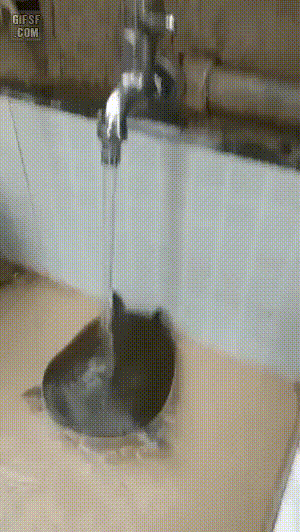
#> input picture python-tools/gif倒放/1557306086367.gif, 300 x 532 px
$ python main.py
#> lines starting #> are read from the running program, lines starting #| are printed output that depends on the picture
# 系统模块
import os

# python下的图像处理库
from PIL import Image, ImageSequence


# 用于读取gif动图
im = Image.open("1557306086367.gif")
#> im is the input picture: PIL image 300x532 P; mean R, G, B 141.4, 139, 127.4
# gif图片流的迭代器
iter = ImageSequence.Iterator(im)

index = 1

for frame in iter:
    # 每一帧图片
    print("image %d: mode %s, size %s" % (index, frame.mode, frame.size))
#| image 1: mode P, size (300, 532)
    # 若保存的路径不存在，则创建文件夹
    path = "imgs"
    if path not in os.listdir():
        os.makedirs(path)
    # 将每一帧图片保存到imgs文件夹下
    frame.save("./imgs/frame%d.png" % index)
    index += 1

# 将gif拆分成图片流
imgs = [frame.copy() for frame in ImageSequence.Iterator(im)]
#> imgs = 74 items
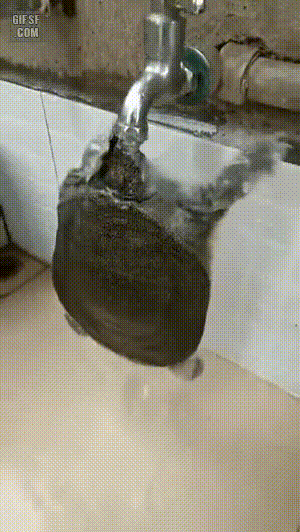
#> im: PIL image 300x532 RGB; mean R, G, B 139.3, 134.9, 119.5

# 输出原图
# imgs[0].save("./out.gif", save_all=True, append_images=imgs[1:])

# 将图片流反序
imgs.reverse()

# 将反序后的图片流保存并输出
imgs[0].save("./reverse_out.gif", save_all=True, append_images=imgs[1:])
